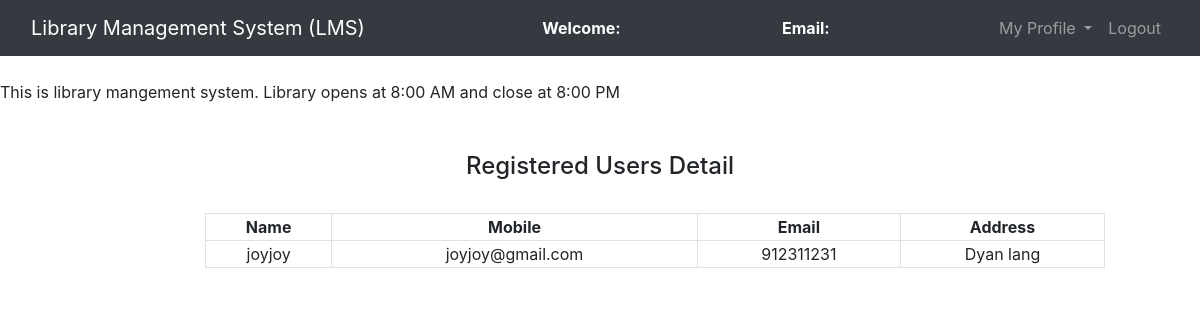
Page /admin/Regusers.php on the committed database.
### tables this page shows
CREATE TABLE `users` (
  `id` int(11) NOT NULL,
  `name` varchar(50) NOT NULL,
  `email` varchar(100) NOT NULL,
  `password` varchar(100) NOT NULL,
  `mobile` int(10) NOT NULL,
  `address` varchar(250) NOT NULL
);

### admin/Regusers.php (the view, shortened to what this page needs)
<?php
	$connection = mysqli_connect("localhost","root","");
	$query = "select * from users";
?>
<!DOCTYPE html>
<html>
<head>
	<link rel="stylesheet" type="text/css" href="../bootstrap-4.4.1/css/bootstrap.min.css">
</head>
<body>
	<nav class="navbar navbar-expand-lg navbar-dark bg-dark">
		<div class="container-fluid">
			<div class="navbar-header">
				<a class="navbar-brand" href="admin_dashboard.php">Library Management System (LMS)</a>
			</div>
			<font style="color: white"><span><strong>Welcome: <?php echo $_SESSION['name'];?></strong></span></font>
			<font style="color: white"><span><strong>Email: <?php echo $_SESSION['email'];?></strong></font>
		    <ul class="nav navbar-nav navbar-right">
		      <li class="nav-item dropdown">
	        	<a class="nav-link dropdown-toggle" data-toggle="dropdown">My Profile </a>
		      </li>
		      <li class="nav-item">
		        <a class="nav-link" href="../logout.php">Logout</a>
		      </li>
		    </ul>
		</div>
	</nav><br>
	<span><marquee>This is library mangement system. Library opens at 8:00 AM and close at 8:00 PM</marquee></span><br><br>
		<center><h4>Registered Users Detail</h4><br></center>
		<div class="row">
			<div class="col-md-2"></div>
			<div class="col-md-8">
				<form>
					<table class="table-bordered" width="900px" style="text-align: center">
						<tr>
							<th>Name</th>
							<th>Mobile</th>
							<th>Email</th>
							<th>Address</th>
						</tr>
					<?php
						$query_run = mysqli_query($connection,$query);
						while ($row = mysqli_fetch_assoc($query_run)){
							$name = $row['name'];
							$email = $row['email'];
							$mobile = $row['mobile'];
							$address = $row['address'];
					?>
						<tr>
							<td><?php echo $name;?></td>
							<td><?php echo $email;?></td>
							<td><?php echo $mobile;?></td>
							<td><?php echo $address;?></td>
						</tr>
					<?php
						}
					?>
				</table>
				</form>
			</div>
			<div class="col-md-2"></div>
		</div>
</body>
</html>

### rows in the picture
users: name "joyjoy", email "joyjoy@gmail.com", mobile "912311231", address "Dyan lang"
